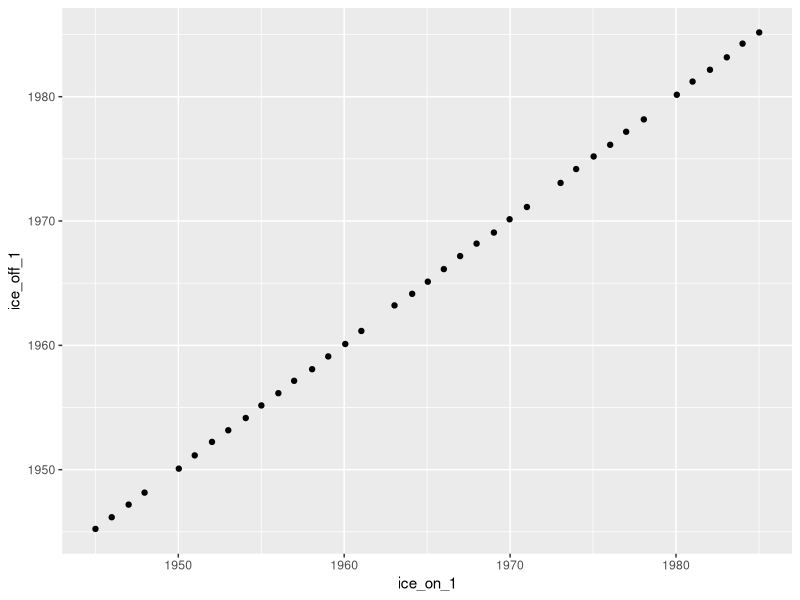

Source code (R):
## Libraries
library(tidyverse)
library(broom)

## Data
data <- read.csv("data//79_lakes_ts_minimal.csv", stringsAsFactors = F)


### Check dates
convertDate <- function(x){
  dates <- as.Date(x, "%Y-%m-%d") ## YYYY/mm/dd
  return(dates)
}

## Convert dates to date values
dateCol <- names(data)[11:22]
for(i in dateCol){
  data[,i] <- convertDate(data[,i])
}

## Compare ice on to ice off dates
ggplot(data %>% filter(lake == "suwa") %>% filter(!is.na(ice_off_1)), aes(x=ice_on_1, y=ice_off_1))  + geom_point()

m1 <- lm(as.numeric(ice_off_1) ~ as.numeric(ice_on_1), data= data %>% filter(lake == "suwa") %>% filter(!is.na(ice_off_1)))
summary(m1)


## calculate regressions for each lake
fits <- data %>% filter(!is.na(ice_off_1))%>% filter(!is.na(ice_on_1)) %>%   ## Drop NAs
  group_by(lake) %>%  ## group by each lake
  do(glance(lm(as.numeric(ice_off_1) ~ as.numeric(ice_on_1), data=.))) ## run linear models on each
sort(fits$adj.r.squared)

## Repeat for second ice off
fits <- data %>% filter(!is.na(ice_off_2))%>% filter(!is.na(ice_on_2)) %>%   ## Drop NAs
  group_by(lake) %>%  ## group byh each lake
  do(glance(lm(as.numeric(ice_off_1) ~ as.numeric(ice_on_1), data=.))) ## run linear models on each
sort(fits$adj.r.squared)

## Repeat for third ice off
fits <- data %>% filter(!is.na(ice_off_3))%>% filter(!is.na(ice_on_3)) %>%   ## Drop NAs
  group_by(lakecode) %>%  ## group byh each lake
  do(glance(lm(as.numeric(ice_off_1) ~ as.numeric(ice_on_1), data=.))) ## run linear models on each
sort(fits$adj.r.squared)


### Check min and max date to next closest date
nextMin <- function(x){
  nextMinDate <- min(x, na.rm=T) - min(x[x != min(x, na.rm=T)], na.rm=T)
  nextYear <- abs(as.numeric(nextMinDate)/365) ## returns in # days, needs to be converted to years
  return(round(nextYear,0))
}

nextMax <- function(x){
  nextMaxDate <- max(x, na.rm=T) - max(x[x != max(x, na.rm=T)], na.rm=T)
  nextYear <- abs(as.numeric(nextMaxDate)/365) ## returns in # days, needs to be converted to years
  return(round(nextYear,0))
}


## Examine for each lake
data %>% group_by(lakecode) %>% summarize(min2iceOn = nextMin(ice_on_1), max2iceOn = nextMax(ice_on_1), 
                                          min2iceOff = nextMin(ice_off_1), max2iceOff = nextMax(ice_off_1)) %>%   data.frame()

### Check the characters associated with each lake

## Convert multiple freeze dates to long format
data["ID"] <- row.names(data)

### convert each metric into long format
freezeYN <- data %>% select(ID, lakecode:froze_6, orig_duration:other_lakenames) %>%  ## select columns to gather
            gather(freezeEvent, froze, froze_1:froze_6)
iceOnwide <- data %>% select(ID, froze_1 = ice_on_1, froze_2 = ice_on_2,froze_3 = ice_on_3,froze_4 = ice_on_4,froze_5 = ice_on_5,froze_6 = ice_on_6 ) %>%  ## select columns to gather
  gather(freezeEvent, iceOn, froze_1:froze_6)
iceOffwide <- data %>% select(ID, froze_1 = ice_off_1, froze_2 = ice_off_2,froze_3 = ice_off_3, froze_4 = ice_off_4,froze_5 = ice_off_5,froze_6 = ice_off_6) %>%  ## select columns to gather
  gather(freezeEvent, iceOff, froze_1:froze_6)

## Join together datasets
longData <- plyr::join(freezeYN, iceOnwide)
longData <- plyr::join(longData, iceOffwide)

## Replace blanks with NA
longData$froze <- ifelse(longData$froze == "", NA,longData$froze )


simplified <- longData[!apply(longData[,c("froze","iceOn","iceOff")], 1 ,FUN= function(x) sum(is.na(x)))==3,]

write.csv(simplified[,-1], "longTimeseries.csv", row.names=FALSE)


### Extract the number of observations for the tables in manuscript
lengthNA <- function(x) { length(x[!is.na(x)])}
summaryOut <- simplified %>% summarize_all(lengthNA)/nrow(simplified)*100 %>% round(., 2)

# write.csv(summaryOut, "Table2.csv", row.names=F)